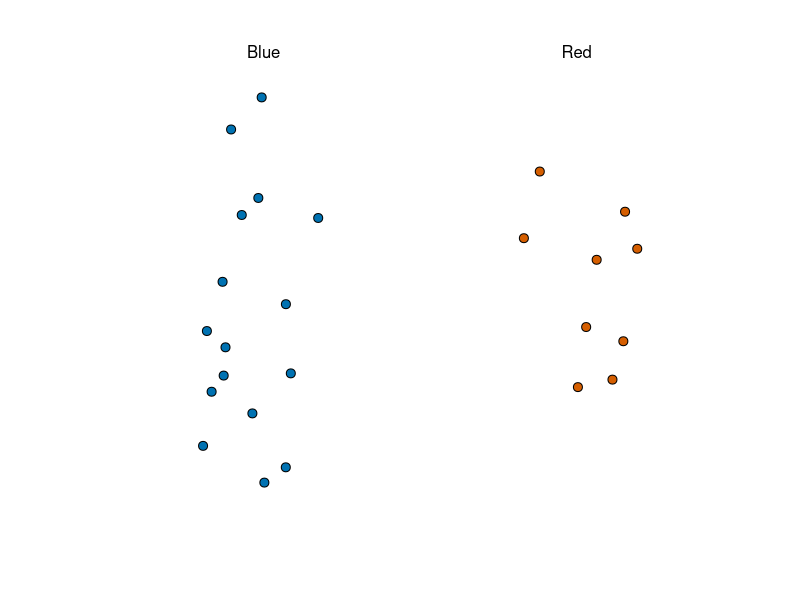
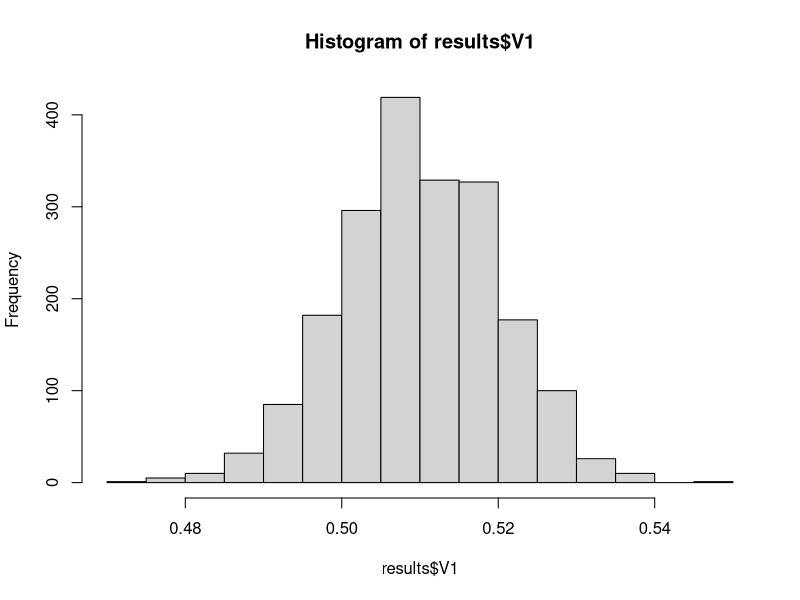
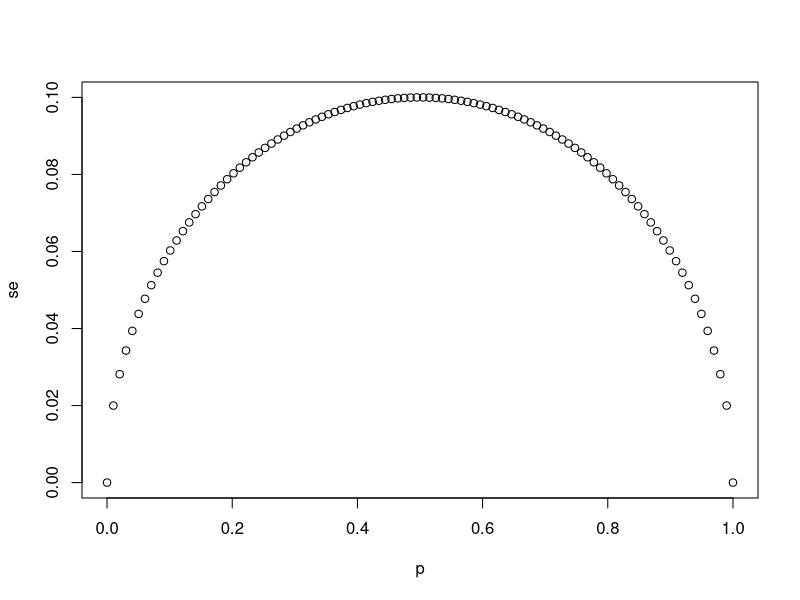
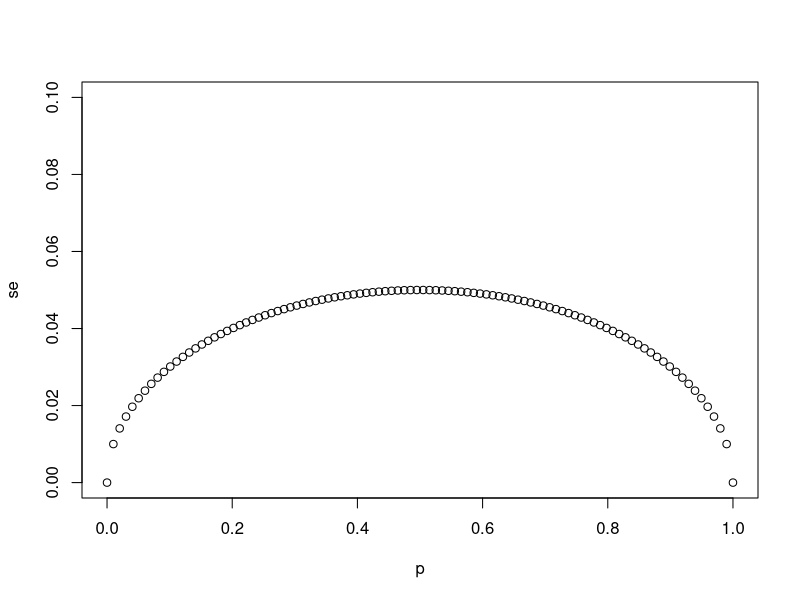
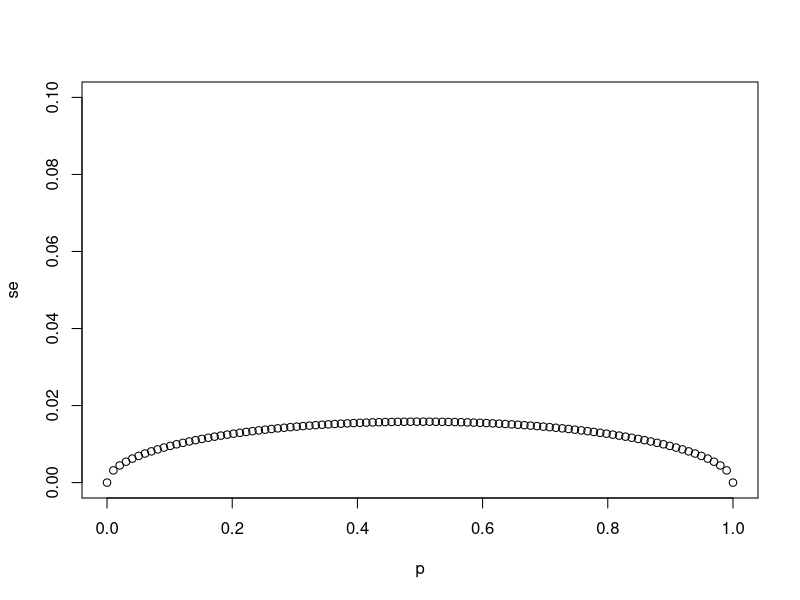
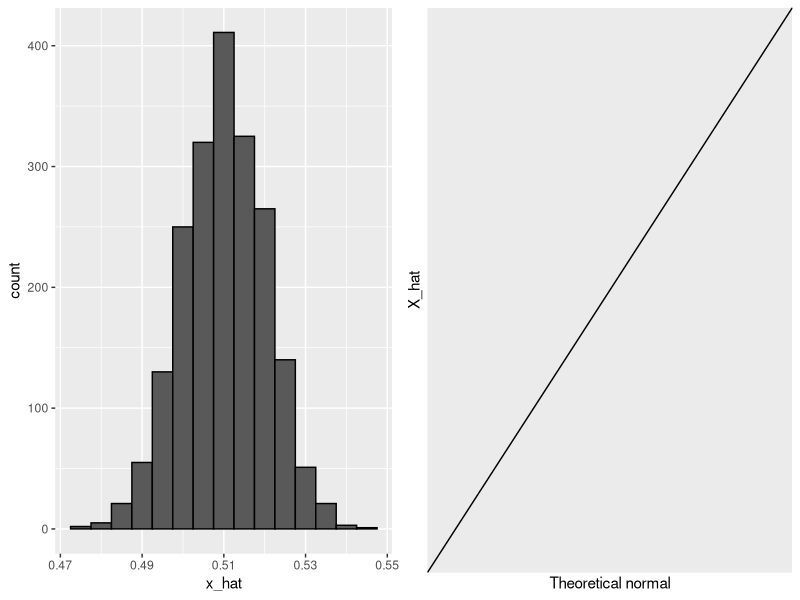
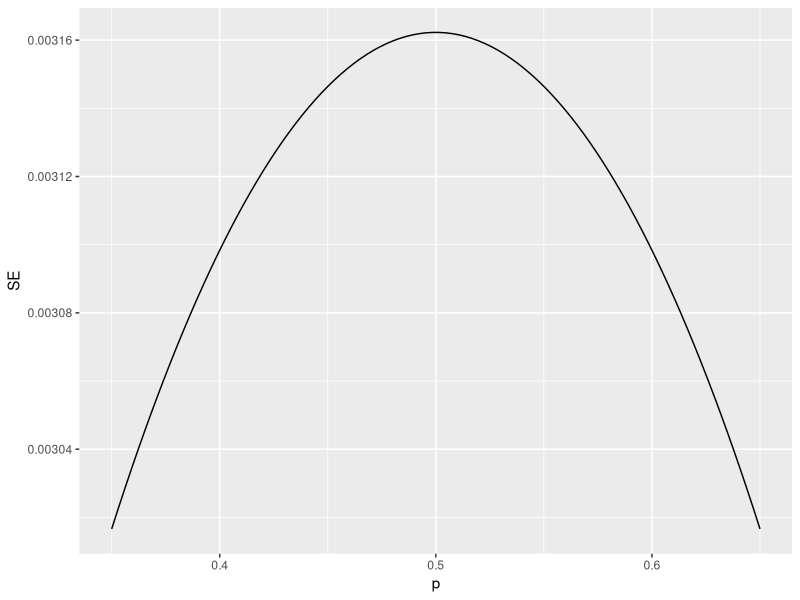
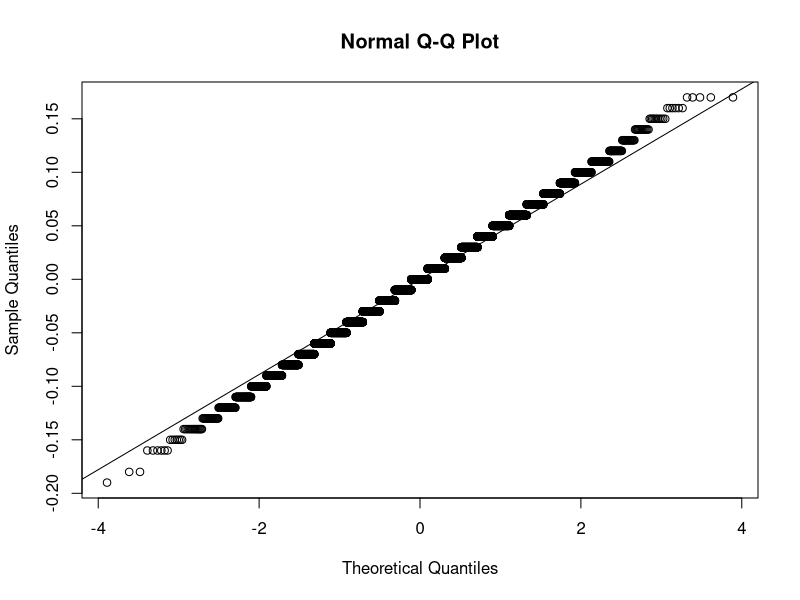

The R script that drew these images, in order: (Note: this script raises an error after producing the figures.)
## ---- chunk 1
library(plyr) #note this must be run before tidyverse!
library(tidyverse)
library(dslabs)
library(gridExtra)
## ---- chunk 2
take_poll(25)

## ---- chunk 3
#polling red/blue from an urn, assuming independence and replacement
p<- .51
N<- 2500
B<- 2000
S.Xbar.ave <- p

SE.Xbar.ave <-sqrt(p*(1-p)*N)
SE.Xbar.ave

results <- rdply(B, {
X <- sample(c(1,0),N,replace =TRUE,prob=c(p,(1-p)))
Xbar.ave <- sum(X)/N
})
hist(results$V1)
mean(results$V1)
sd(results$V1)           
## ---- chunk 4
# The vector `p` contains 100 proportions of Democrats ranging from 0 to 1 using the `seq` function
p <- seq(0, 1, length = 100)

# The vector `sample_sizes` contains the three sample sizes
sample_sizes <- c(25, 100, 1000)

# Write a for-loop that calculates the standard error `se` for every value of `p` for each of the three samples sizes `N` in the vector `sample_sizes`. Plot the three graphs, using the `ylim` argument to standardize the y-axis across all three plots.
for(N in sample_sizes){
se <- sqrt(p*(1-p)/N)
plot(p,se, ylim =c(0,.1))}
## ---- chunk 5
library(gridExtra)
names(results) <-c(.n ="draw",V1 ="x_hat")
x_hat <-mean(results$x_hat)

p1 <- results %>%
    ggplot(aes(x_hat)) +
    geom_histogram(binwidth = 0.005, color = "black")
p2 <- results %>%
    ggplot(aes(sample = x_hat)) +
    #stat_qq(dparams = list(mean = mean(x_hat), sd = sd(x_hat))) +
    geom_abline() +
    ylab("X_hat") +
    xlab("Theoretical normal")
grid.arrange(p1, p2, nrow=1)
## ---- chunk 6
N <- 100000
p <- seq(0.35, 0.65, length = 100)
SE <- sapply(p, function(x) 2*sqrt(x*(1-x)/N))
data.frame(p = p, SE = SE) %>%
    ggplot(aes(p, SE)) +
    geom_line()
## ---- chunk 7

# Define `p` as the proportion of Democrats in the population being polled
p <- 0.45

# Define `N` as the number of people polled
N <- 100

# The variable `B` specifies the number of times we want the sample to be replicated
B <- 10000

# Use the `set.seed` function to make sure your answer matches the expected result after random sampling
set.seed(1)    

take_sample <- function(p,N){
  s<-sample(c(1,0),N,replace=TRUE, prob=c(p,1-p))
  mean(s)
}

# Create an objected called `errors` that replicates subtracting the result of the `take_sample` function from `p` for `B` replications
errors <- replicate(B, {
p-take_sample(p,N)})
mean(errors)
mean(abs(errors))
qqnorm(errors)
qqline(errors)


# Calculate the mean of the errors. Print this value to the console.
hist(errors)
# Calculate the mean of the ab= solute value of each simulated error. Print this value to the console.
#sd of errors is square root of ave error squared!? 
# Calculate the standard deviation of `errors`
sqrt(mean(errors^2))

# Use the `set.seed` function to make sure your answer matches the expected result after random sampling
set.seed(1)

# when you dont know p and approximate by generating and using X_bar
#Define `X` as a random sample of `N` voters with a probability of picking a Democrat ('1') equal to `p`
X <- sample(c(1,0),N,replace = TRUE,prob=c(p,1-p))

# Define `X_bar` as the average sampled proportion
X_bar <-mean(X)

# Calculate the standard error of the estimate. Print the result to the console.
SE_bar<- sqrt(X_bar*(1-X_bar)/N)

# Calculate the probability that the estimated proportion of Democrats in the population is greater than 0.5. Print this value to the console. 
#Note 1-pnorm
1-pnorm(0.5,p,sqrt(p*(1-p)/N))

#Define `se_hat` as the standard error of the sample average
se_hat <-sqrt(X_hat*(1-X_hat)/N)

# Calculate the probability that the error is 0.01 or larger
(1- pnorm(0.01,0,se_hat))+pnorm(-0.01,0,se_hat)
## ---- chunk 8
N <- seq(100, 5000, len = 100)
p <- 0.5
se <- sqrt(p*(1-p)/N)
plot(N,se)
## ---- chunk 9
data("nhtemp")
data.frame(year = as.numeric(time(nhtemp)), temperature = as.numeric(nhtemp)) %>%
    ggplot(aes(year, temperature)) +
    geom_point() +
    geom_smooth() +
    ggtitle("Average Yearly Temperatures in New Haven")
## ---- chunk 10
pnorm(2)
qnorm(0.975)
1-pnorm(2)
pnorm(-2)
2*(1-pnorm(2)) # which is the same as 1-pnorm(2) rh tail + pnorm(-2) lh tail
pnorm(3)
qnorm(.999)
pnorm(qnorm(.999))
1-qnorm(.999)
pnorm(1-qnorm(.999))
## ---- chunk 11
xx <-seq(.005,1,.01)
yy <-qnorm(xx)
yy.1 <-qnorm(1-xx)
zz <-qnorm(yy) #takes you back to the orginal xx value
zz.1 <- qnorm(yy.1)
plot(xx,zz)
plot(xx,zz.1)
## ---- chunk 12
#Monte Carlo estimate of the prob being in a range
p<-.45
N <- 2500
B <- 10000
inside <- replicate(B, {
    X <- sample(c(0,1), size = N, replace = TRUE, prob = c(1-p, p))
    X_hat <- mean(X)
    SE_hat <- sqrt(X_hat*(1-X_hat)/N)
    between(p, X_hat - 2*SE_hat, X_hat + 2*SE_hat)    # TRUE if p in confidence interval
})
mean(inside) #proportion of TRUES, ie how confident are we that p falls into that range 

## ---- chunk 13
# confidence interval calc for sample
# reminder getting SE for a sample, using X_hat as an estimate for the p
N <- 25
X_hat <- 0.48
(2*X_hat - 1) + c(-2, 2)*2*sqrt(X_hat*(1-X_hat)/N)  #mean-2SE to mean +2SE, using 2.  
#for exactly 95% confidence, use qnorm(.975).  c(qnorm(1-.975), qnorm(.975))
(2*X_hat - 1) + c(qnorm(1-.975), qnorm(.975))*2*sqrt(X_hat*(1-X_hat)/N)
#note the interval includes 0, so that is 50% = flipping a coin.  25 is too small a sample, (so is 250).
## ---- chunk 14
#to compare results from many polls
d <- 0.039 # actual outcome spread
N <-1000 #sample size for random Monte Carlo test 
Ns <- c(1298, 533, 1342, 897, 774, 254, 812, 324, 1291, 1056, 2172, 516) #sizes of 12 polls
p <- (d+1)/2 # p is the proportion of people voting for D

# calculate confidence intervals of the spread
confidence_intervals <- sapply(Ns, function(N){
    X <- sample(c(0,1), size=N, replace=TRUE, prob = c(1-p, p))
    X_hat <- mean(X)
    SE_hat <- sqrt(X_hat*(1-X_hat)/N)
   2*c(X_hat, X_hat - 2*SE_hat, X_hat + 2*SE_hat) - 1 #calc spread (d), lower limit of d and upper limit of d = 3 values
})

X_hat
SE_hat
confidence_intervals
#str(confidence_intervals)

# generate a data frame storing results
confid_polls <- data.frame(poll = 1:ncol(confidence_intervals),
                    t(confidence_intervals), sample_size = Ns) 
names(confid_polls) <- c("poll", "spread_estimate", "low", "high", "sample_size")
confid_polls
confid_polls %>% summarise(mean(spread_estimate))



## ---- chunk 15
# to compute the spread of combined polls, use a weighted sample (weighted by poll size)
d_hat <- confid_polls %>%
    summarize(avg = sum(spread_estimate*sample_size) / sum(sample_size)) %>%
    .$avg  # d_hat = sum of all the weighted estimates
d_hat # ie estimate of spread, spread = d

p_hat <- (1+d_hat)/2 # once got d_hat, can get p = (estimate of) proportion & margin of error
p_hat
moe <- 2*1.96*sqrt(p_hat*(1-p_hat)/sum(confid_polls$sample_size))   
round(d_hat*100,1)
round(moe*100, 1)
